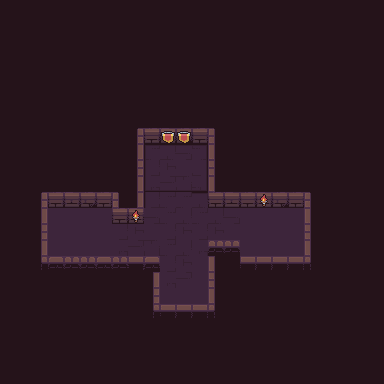

The image is a tile-based game level rendered from a .tmx file. Its description and complete source (layers, tilesets, objects, tile grids) follow:
An orthogonal 24x24 tile map with 16x16 px tiles, 4 tile layers (background, road, wall, item), 3 tilesets.

<map version="1.9" tiledversion="1.9.2" orientation="orthogonal" renderorder="right-down" width="24" height="24" tilewidth="16" tileheight="16" infinite="0" nextlayerid="5" nextobjectid="1">
 <tileset firstgid="1" source="Dungeon_Tileset.tsx" />
 <tileset firstgid="101" source="flag.tsx" />
 <tileset firstgid="105" source="torch.tsx" />
 <layer id="1" name="background" width="24" height="24">
  <data encoding="csv">
79,79,79,79,79,79,79,79,79,79,79,79,79,79,79,79,79,79,79,79,79,79,79,79,
79,79,79,79,79,79,79,79,79,79,79,79,79,79,79,79,79,79,79,79,79,79,79,79,
79,79,79,79,79,79,79,79,79,79,79,79,79,79,79,79,79,79,79,79,79,79,79,79,
79,79,79,79,79,79,79,79,79,79,79,79,79,79,79,79,79,79,79,79,79,79,79,79,
79,79,79,79,79,79,79,79,79,79,79,79,79,79,79,79,79,79,79,79,79,79,79,79,
79,79,79,79,79,79,79,79,79,79,79,79,79,79,79,79,79,79,79,79,79,79,79,79,
79,79,79,79,79,79,79,79,79,79,79,79,79,79,79,79,79,79,79,79,79,79,79,79,
79,79,79,79,79,79,79,79,79,79,79,79,79,79,79,79,79,79,79,79,79,79,79,79,
79,79,79,79,79,79,79,79,79,79,79,79,79,79,79,79,79,79,79,79,79,79,79,79,
79,79,79,79,79,79,79,79,79,79,79,79,79,79,79,79,79,79,79,79,79,79,79,79,
79,79,79,79,79,79,79,79,79,79,79,79,79,79,79,79,79,79,79,79,79,79,79,79,
79,79,79,79,79,79,79,79,79,79,79,79,79,79,79,79,79,79,79,79,79,79,79,79,
79,79,79,79,79,79,79,79,79,79,79,79,79,79,79,79,79,79,79,79,79,79,79,79,
79,79,79,79,79,79,79,79,79,79,79,79,79,79,79,79,79,79,79,79,79,79,79,79,
79,79,79,79,79,79,79,79,79,79,79,79,79,79,79,79,79,79,79,79,79,79,79,79,
79,79,79,79,79,79,79,79,79,79,79,79,79,79,79,79,79,79,79,79,79,79,79,79,
79,79,79,79,79,79,79,79,79,79,79,79,79,79,79,79,79,79,79,79,79,79,79,79,
79,79,79,79,79,79,79,79,79,79,79,79,79,79,79,79,79,79,79,79,79,79,79,79,
79,79,79,79,79,79,79,79,79,79,79,79,79,79,79,79,79,79,79,79,79,79,79,79,
79,79,79,79,79,79,79,79,79,79,79,79,79,79,79,79,79,79,79,79,79,79,79,79,
79,79,79,79,79,79,79,79,79,79,79,79,79,79,79,79,79,79,79,79,79,79,79,79,
79,79,79,79,79,79,79,79,79,79,79,79,79,79,79,79,79,79,79,79,79,79,79,79,
79,79,79,79,79,79,79,79,79,79,79,79,79,79,79,79,79,79,79,79,79,79,79,79,
79,79,79,79,79,79,79,79,79,79,79,79,79,79,79,79,79,79,79,79,79,79,79,79
</data>
 </layer>
 <layer id="2" name="road" width="24" height="24">
  <data encoding="csv">
0,0,0,0,0,0,0,0,0,0,0,0,0,0,0,0,0,0,0,0,0,0,0,0,
0,0,0,0,0,0,0,0,0,0,0,0,0,0,0,0,0,0,0,0,0,0,0,0,
0,0,0,0,0,0,0,0,0,0,0,0,0,0,0,0,0,0,0,0,0,0,0,0,
0,0,0,0,0,0,0,0,0,0,0,0,0,0,0,0,0,0,0,0,0,0,0,0,
0,0,0,0,0,0,0,0,0,0,0,0,0,0,0,0,0,0,0,0,0,0,0,0,
0,0,0,0,0,0,0,0,0,0,0,0,0,0,0,0,0,0,0,0,0,0,0,0,
0,0,0,0,0,0,0,0,0,0,0,0,0,0,0,0,0,0,0,0,0,0,0,0,
0,0,0,0,0,0,0,0,0,0,0,0,0,0,0,0,0,0,0,0,0,0,0,0,
0,0,0,0,0,0,0,0,0,0,0,0,0,0,0,0,0,0,0,0,0,0,0,0,
0,0,0,0,0,0,0,0,0,12,13,14,15,0,0,0,0,0,0,0,0,0,0,0,
0,0,0,0,0,0,0,0,0,22,23,24,25,0,0,0,0,0,0,0,0,0,0,0,
0,0,0,0,0,0,0,0,0,32,33,34,35,0,0,0,0,0,0,0,0,0,0,0,
0,0,0,0,0,0,0,0,0,22,7,7,13,0,0,0,0,0,0,0,0,0,0,0,
0,0,19,19,19,19,19,0,0,9,7,8,7,8,9,19,19,19,19,0,0,0,0,0,
0,0,19,19,19,19,19,17,18,19,17,18,17,18,19,19,19,19,19,0,0,0,0,0,
0,0,19,19,19,19,19,27,28,29,7,8,27,0,0,19,19,19,19,0,0,0,0,0,
0,0,0,0,0,0,0,0,0,0,17,18,19,0,0,0,0,0,0,0,0,0,0,0,
0,0,0,0,0,0,0,0,0,0,27,28,19,0,0,0,0,0,0,0,0,0,0,0,
0,0,0,0,0,0,0,0,0,0,19,19,19,0,0,0,0,0,0,0,0,0,0,0,
0,0,0,0,0,0,0,0,0,0,0,0,0,0,0,0,0,0,0,0,0,0,0,0,
0,0,0,0,0,0,0,0,0,0,0,0,0,0,0,0,0,0,0,0,0,0,0,0,
0,0,0,0,0,0,0,0,0,0,0,0,0,0,0,0,0,0,0,0,0,0,0,0,
0,0,0,0,0,0,0,0,0,0,0,0,0,0,0,0,0,0,0,0,0,0,0,0,
0,0,0,0,0,0,0,0,0,0,0,0,0,0,0,0,0,0,0,0,0,0,0,0
</data>
 </layer>
 <layer id="3" name="wall" width="24" height="24">
  <data encoding="csv">
0,0,0,0,0,0,0,0,0,0,0,0,0,0,0,0,0,0,0,0,0,0,0,0,
0,0,0,0,0,0,0,0,0,0,0,0,0,0,0,0,0,0,0,0,0,0,0,0,
0,0,0,0,0,0,0,0,0,0,0,0,0,0,0,0,0,0,0,0,0,0,0,0,
0,0,0,0,0,0,0,0,0,0,0,0,0,0,0,0,0,0,0,0,0,0,0,0,
0,0,0,0,0,0,0,0,0,0,0,0,0,0,0,0,0,0,0,0,0,0,0,0,
0,0,0,0,0,0,0,0,0,0,0,0,0,0,0,0,0,0,0,0,0,0,0,0,
0,0,0,0,0,0,0,0,0,0,0,0,0,0,0,0,0,0,0,0,0,0,0,0,
0,0,0,0,0,0,0,0,0,0,0,0,0,0,0,0,0,0,0,0,0,0,0,0,
0,0,0,0,0,0,0,0,1,2,3,4,5,6,0,0,0,0,0,0,0,0,0,0,
0,0,0,0,0,0,0,0,11,0,0,0,0,16,0,0,0,0,0,0,0,0,0,0,
0,0,0,0,0,0,0,0,21,0,0,0,0,26,0,0,0,0,0,0,0,0,0,0,
0,0,0,0,0,0,0,0,31,0,0,0,0,36,0,0,0,0,0,0,0,0,0,0,
0,0,1,2,3,4,5,6,11,0,0,0,0,2,3,2,3,4,5,6,0,0,0,0,
0,0,11,0,0,0,0,2,3,0,0,0,0,0,0,0,0,0,0,16,0,0,0,0,
0,0,21,0,0,0,0,0,0,0,0,0,0,0,0,0,0,0,0,26,0,0,0,0,
0,0,31,0,0,0,0,0,0,0,0,0,0,43,44,0,0,0,0,36,0,0,0,0,
0,0,41,42,43,44,45,43,52,45,0,0,0,16,0,52,52,52,52,46,0,0,0,0,
0,0,0,0,0,0,0,0,0,11,0,0,0,26,0,0,0,0,0,0,0,0,0,0,
0,0,0,0,0,0,0,0,0,21,0,0,0,36,0,0,0,0,0,0,0,0,0,0,
0,0,0,0,0,0,0,0,0,41,52,52,52,46,0,0,0,0,0,0,0,0,0,0,
0,0,0,0,0,0,0,0,0,0,0,0,0,0,0,0,0,0,0,0,0,0,0,0,
0,0,0,0,0,0,0,0,0,0,0,0,0,0,0,0,0,0,0,0,0,0,0,0,
0,0,0,0,0,0,0,0,0,0,0,0,0,0,0,0,0,0,0,0,0,0,0,0,
0,0,0,0,0,0,0,0,0,0,0,0,0,0,0,0,0,0,0,0,0,0,0,0
</data>
 </layer>
 <layer id="4" name="item" width="24" height="24">
  <data encoding="csv">
0,0,0,0,0,0,0,0,0,0,0,0,0,0,0,0,0,0,0,0,0,0,0,0,
0,0,0,0,0,0,0,0,0,0,0,0,0,0,0,0,0,0,0,0,0,0,0,0,
0,0,0,0,0,0,0,0,0,0,0,0,0,0,0,0,0,0,0,0,0,0,0,0,
0,0,0,0,0,0,0,0,0,0,0,0,0,0,0,0,0,0,0,0,0,0,0,0,
0,0,0,0,0,0,0,0,0,0,0,0,0,0,0,0,0,0,0,0,0,0,0,0,
0,0,0,0,0,0,0,0,0,0,0,0,0,0,0,0,0,0,0,0,0,0,0,0,
0,0,0,0,0,0,0,0,0,0,0,0,0,0,0,0,0,0,0,0,0,0,0,0,
0,0,0,0,0,0,0,0,0,0,0,0,0,0,0,0,0,0,0,0,0,0,0,0,
0,0,0,0,0,0,0,0,0,0,101,101,0,0,0,0,0,0,0,0,0,0,0,0,
0,0,0,0,0,0,0,0,0,0,0,0,0,0,0,0,0,0,0,0,0,0,0,0,
0,0,0,0,0,0,0,0,0,0,0,0,0,0,0,0,0,0,0,0,0,0,0,0,
0,0,0,0,0,0,0,0,0,0,0,0,0,0,0,0,0,0,0,0,0,0,0,0,
0,0,0,0,0,0,0,0,0,0,0,0,0,0,0,0,105,0,0,0,0,0,0,0,
0,0,0,0,0,0,0,0,105,0,0,0,0,0,0,0,0,0,0,0,0,0,0,0,
0,0,0,0,0,0,0,0,0,0,0,0,0,0,0,0,0,0,0,0,0,0,0,0,
0,0,0,0,0,0,0,0,0,0,0,0,0,0,0,0,0,0,0,0,0,0,0,0,
0,0,0,0,0,0,0,0,0,0,0,0,0,0,0,0,0,0,0,0,0,0,0,0,
0,0,0,0,0,0,0,0,0,0,0,0,0,0,0,0,0,0,0,0,0,0,0,0,
0,0,0,0,0,0,0,0,0,0,0,0,0,0,0,0,0,0,0,0,0,0,0,0,
0,0,0,0,0,0,0,0,0,0,0,0,0,0,0,0,0,0,0,0,0,0,0,0,
0,0,0,0,0,0,0,0,0,0,0,0,0,0,0,0,0,0,0,0,0,0,0,0,
0,0,0,0,0,0,0,0,0,0,0,0,0,0,0,0,0,0,0,0,0,0,0,0,
0,0,0,0,0,0,0,0,0,0,0,0,0,0,0,0,0,0,0,0,0,0,0,0,
0,0,0,0,0,0,0,0,0,0,0,0,0,0,0,0,0,0,0,0,0,0,0,0
</data>
 </layer>
</map>
